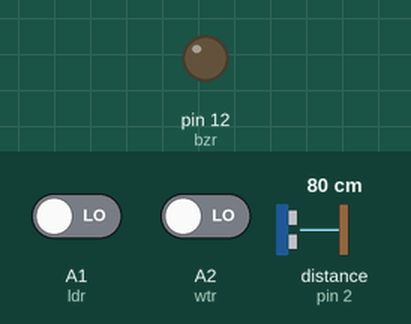
A sketch run on a simulated Arduino Uno, built with avr-gcc and run on an emulated ATmega328P. Shown: output pins drawn as LEDs (lit = HIGH). Wiring (inferred from the names in the program): ultrasonic range finder: trigger pin 3; echo pin 2. The test bench sets the inputs (shaded band); at power-on: distance to the obstacle (sensor on pin 2) 80 cm, A1 (ldr) LOW, A2 (wtr) LOW. The echo pulse lasts 58.3 µs per cm; pins used as bus, display or sensor lines are not drawn.

Above: at 1.6 s.
1.7 s: distance to the obstacle (sensor on pin 2) set to 2 cm
At 2.01 s:
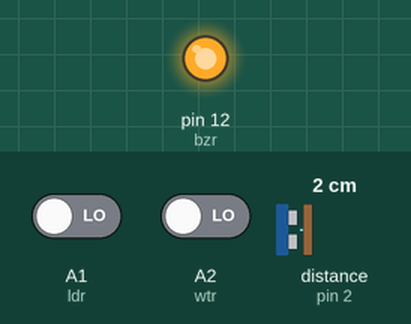
4.7 s: distance to the obstacle (sensor on pin 2) set to 35 cm
At 5.4 s:
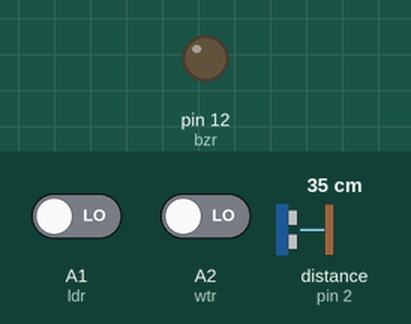
6.2 s: A1 (ldr) driven HIGH
At 6.46 s:
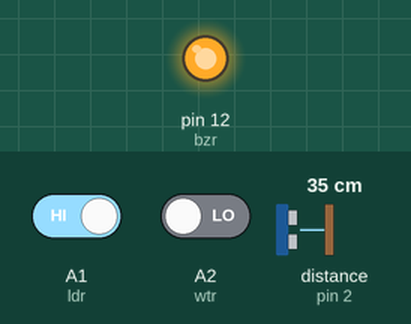
9.2 s: A2 (wtr) driven HIGH
Timing chart, 0 to 13.2 s (numbered marks = the images above; inputs shaded):
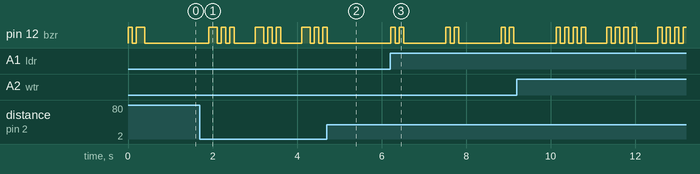

The sketch:

_1st.ino
```cpp
//pin declation
int bzr = 12, wtr = A2, snr[2]={3,2}, ldr = A1;

void setup() {
  // put your setup code here, to run once:
  pinMode(wtr, INPUT);
  pinMode(bzr, OUTPUT);
  pinMode(snr[0], OUTPUT);
  pinMode(snr[1], INPUT);
  pinMode(ldr, INPUT);

  beep(100);
  delay(100);
  beep(200);
  Serial.begin(9600);
}

void loop() {
  int object = sonarRead(snr);
  int water = digitalRead(wtr);
  int ldrread = digitalRead(ldr);

  if(object != 0 && object <= 29){
    beep(200);
    delay(100);
    beep(100);
    delay(100);
    beep(100);
  }
  else if(water == 1){
    beep(100);
    delay(100);
    beep(100);
    delay(100);
    beep(100);
    delay(100);
    beep(100);
  }
  else if( ldrread == 1){
    beep(100);
    delay(100);
    beep(100);
    delay(500);
  }

  delay(500);
}


//++++++++++++++++functions++++++++++++++++++++
void beep(int a)
{
  digitalWrite(bzr,1);
  delay(a);
  digitalWrite(bzr,0);
}


//////////////////Sonar Read/////////////////////////
float sonarRead(int pin[2]) {
  float duration, lengthCM = 0;
  digitalWrite(pin[0], LOW);
  delayMicroseconds(5);
  digitalWrite(pin[0], HIGH);
  delayMicroseconds(10);
  digitalWrite(pin[0], LOW);
  duration = pulseIn(pin[1], HIGH,  3000);
  lengthCM = duration / 58.2;
  return lengthCM;
}
```

Measured:
- after the input at 1.7 s, pin 12 (bzr): LOW → HIGH after 0.21 s, then repeats every 1.1 s: 2 × (LOW 0.10 s, HIGH 0.10 s), LOW 0.50 s, HIGH 0.20 s
- after the input at 4.7 s, pin 12 (bzr): goes on until 4.7 s, then stays LOW
- after the input at 6.2 s, pin 12 (bzr): LOW → HIGH at once, then repeats every 1.3 s: LOW 0.10 s, HIGH 0.10 s, LOW 1.0 s, HIGH 0.10 s
